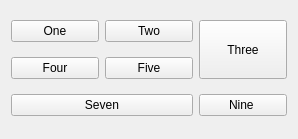
<?xml version="1.0" encoding="UTF-8"?>
<ui version="4.0">
 <class>Widget</class>
 <widget class="QWidget" name="Widget">
  <property name="geometry">
   <rect>
    <x>0</x>
    <y>0</y>
    <width>298</width>
    <height>139</height>
   </rect>
  </property>
  <property name="windowTitle">
   <string>Widget</string>
  </property>
  <layout class="QHBoxLayout" name="horizontalLayout">
   <item>
    <layout class="QGridLayout" name="gridLayout_2">
     <item row="2" column="2">
      <widget class="QPushButton" name="Button9">
       <property name="text">
        <string>Nine </string>
       </property>
      </widget>
     </item>
     <item row="1" column="1">
      <widget class="QPushButton" name="Button5">
       <property name="text">
        <string>Five</string>
       </property>
      </widget>
     </item>
     <item row="2" column="0" colspan="2">
      <widget class="QPushButton" name="Button7">
       <property name="sizePolicy">
        <sizepolicy hsizetype="Expanding" vsizetype="Fixed">
         <horstretch>0</horstretch>
         <verstretch>0</verstretch>
        </sizepolicy>
       </property>
       <property name="text">
        <string>Seven</string>
       </property>
      </widget>
     </item>
     <item row="0" column="0">
      <widget class="QPushButton" name="Button1">
       <property name="text">
        <string>One</string>
       </property>
      </widget>
     </item>
     <item row="0" column="1">
      <widget class="QPushButton" name="Button2">
       <property name="text">
        <string>Two</string>
       </property>
      </widget>
     </item>
     <item row="1" column="0">
      <widget class="QPushButton" name="Button4">
       <property name="text">
        <string>Four</string>
       </property>
      </widget>
     </item>
     <item row="0" column="2" rowspan="2">
      <widget class="QPushButton" name="Button3">
       <property name="sizePolicy">
        <sizepolicy hsizetype="Minimum" vsizetype="Expanding">
         <horstretch>0</horstretch>
         <verstretch>0</verstretch>
        </sizepolicy>
       </property>
       <property name="text">
        <string>Three</string>
       </property>
      </widget>
     </item>
    </layout>
   </item>
  </layout>
 </widget>
 <resources/>
 <connections/>
</ui>
